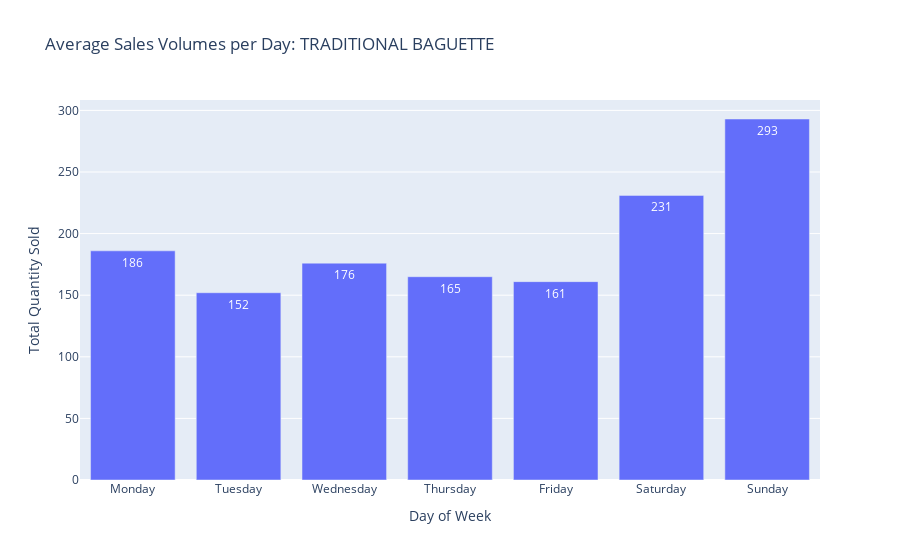

Notebook source saved alongside this figure:
### Code cell
# plot sales per week day
# calculate daily sale volumes
sales_per_weekday = df_combined.groupby('day_of_week', observed=False)['Quantity'].mean().reset_index()
sales_per_weekday['Quantity'] = sales_per_weekday['Quantity'].round() 

# ordering of week days
weekday_order = ['Monday', 'Tuesday', 'Wednesday', 'Thursday', 'Friday', 'Saturday', 'Sunday']

# plot
fig = px.bar(sales_per_weekday, x='day_of_week', y='Quantity', title=f'Average Sales Volumes per Day: {PREDICTED_ARTICLE}',
             labels={'Quantity': 'Total Quantity Sold', 'day_of_week': 'Day of Week'}, category_orders={'day_of_week': weekday_order})
fig.update_layout(xaxis={'categoryorder': 'array', 'categoryarray': weekday_order})
fig.update_traces(text=sales_per_weekday['Quantity'], textposition='inside')
fig.show()

### Figure 1 — Plotly figure (JSON) as saved in the notebook; plotly's stock layout.template omitted (floating-point values rounded to 4 significant figures)
{"data": [{"alignmentgroup": "True", "hovertemplate": "Day of Week=%{x}<br>Total Quantity Sold=%{y}<extra></extra>", "legendgroup": "", "marker": {"color": "#636efa", "pattern": {"shape": ""}}, "name": "", "offsetgroup": "", "orientation": "v", "showlegend": false, "text": [161, 186, 231, 293, 165, 152, 176], "textposition": "inside", "type": "bar", "x": ["Friday", "Monday", "Saturday", "Sunday", "Thursday", "Tuesday", "Wednesday"], "xaxis": "x", "y": [161, 186, 231, 293, 165, 152, 176], "yaxis": "y"}], "layout": {"barmode": "relative", "legend": {"tracegroupgap": 0}, "title": {"text": "Average Sales Volumes per Day: TRADITIONAL BAGUETTE"}, "xaxis": {"anchor": "y", "categoryarray": ["Monday", "Tuesday", "Wednesday", "Thursday", "Friday", "Saturday", "Sunday"], "categoryorder": "array", "domain": [0, 1], "title": {"text": "Day of Week"}}, "yaxis": {"anchor": "x", "domain": [0, 1], "title": {"text": "Total Quantity Sold"}}}}
